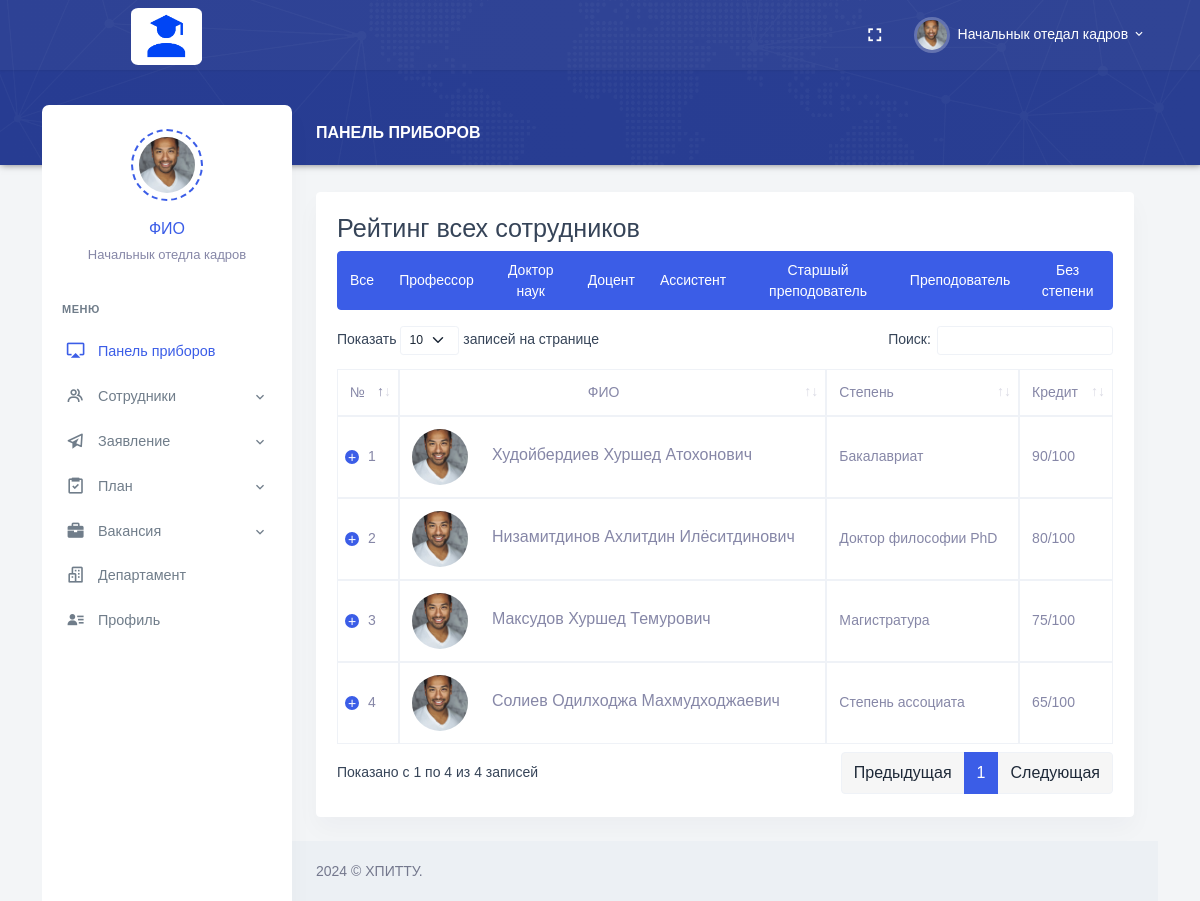
The app's page /Role/HR/index.php, older data.
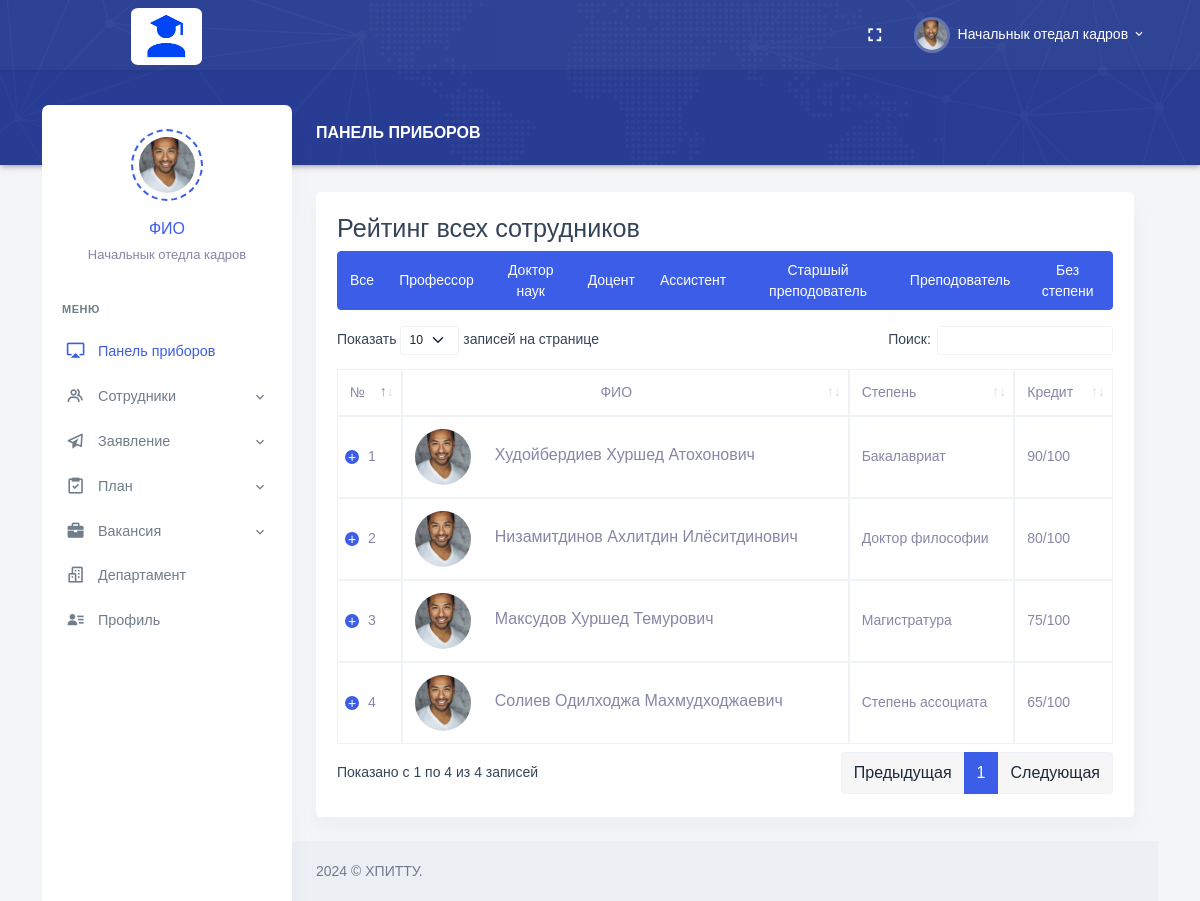
The same page, newer data.
### tables this page shows
CREATE TABLE `ratings` (
  `Rating_Id` int NOT NULL,
  `Employee_Id` int DEFAULT NULL,
  `Credit_Done` int DEFAULT NULL,
  `Credit_Full` int DEFAULT NULL,
  `Rating` decimal(3,2) DEFAULT NULL,
  PRIMARY KEY (`Rating_Id`),
  KEY `Employee_Id` (`Employee_Id`),
  CONSTRAINT `ratings_ibfk_1` FOREIGN KEY (`Employee_Id`) REFERENCES `employees` (`Employee_Id`) ON DELETE CASCADE ON UPDATE CASCADE
);

CREATE TABLE `employees` (
  `Employee_Id` int NOT NULL AUTO_INCREMENT,
  `Full_Name` varchar(255) DEFAULT NULL,
  `Date_of_Birth` date DEFAULT NULL,
  `Place_of_Birth` varchar(255) DEFAULT NULL,
  `Position_Id` int DEFAULT NULL,
  `Degree_Id` int DEFAULT NULL,
  `Faculty_Id` int DEFAULT NULL,
  `Department_Id` int DEFAULT NULL,
  `User_Role_Id` int DEFAULT NULL,
  `Email` varchar(255) DEFAULT NULL,
  `Phone_Number` varchar(20) DEFAULT NULL,
  `Employee_Number` varchar(20) DEFAULT NULL,
  `Date_Added` date DEFAULT NULL,
  `Path_Photo` varchar(255) DEFAULT NULL,
  `Username` varchar(255) DEFAULT NULL,
  `Password` varchar(255) DEFAULT NULL,
  PRIMARY KEY (`Employee_Id`),
  KEY `Degree_Id` (`Degree_Id`),
  KEY `Faculty_Id` (`Faculty_Id`),
  KEY `Department_Id` (`Department_Id`),
  KEY `User_Role_Id` (`User_Role_Id`),
  KEY `employees_ibfk_1` (`Position_Id`),
  CONSTRAINT `employees_ibfk_1` FOREIGN KEY (`Position_Id`) REFERENCES `positions` (`Position_Id`) ON DELETE CASCADE ON UPDATE CASCADE,
  CONSTRAINT `employees_ibfk_2` FOREIGN KEY (`Degree_Id`) REFERENCES `degrees` (`Degree_Id`) ON DELETE CASCADE ON UPDATE CASCADE,
  CONSTRAINT `employees_ibfk_3` FOREIGN KEY (`Faculty_Id`) REFERENCES `faculties` (`Faculty_Id`) ON DELETE CASCADE ON UPDATE CASCADE,
  CONSTRAINT `employees_ibfk_4` FOREIGN KEY (`Department_Id`) REFERENCES `departments` (`Department_Id`) ON DELETE CASCADE ON UPDATE CASCADE,
  CONSTRAINT `employees_ibfk_5` FOREIGN KEY (`User_Role_Id`) REFERENCES `user_roles` (`User_Role_Id`) ON DELETE CASCADE ON UPDATE CASCADE
);

CREATE TABLE `degrees` (
  `Degree_Id` int NOT NULL,
  `Degree_Name` varchar(255) DEFAULT NULL,
  PRIMARY KEY (`Degree_Id`)
);

### Role/HR/index.php (the view, shortened to what this page needs)
<?php
require_once "header.php";
?>
<div class="main-content">
    <div class="page-content">
        <div class="row">
            <div class="col-12">
                <div class="page-title-box d-flex align-items-center justify-content-between">
                    <h4 class="page-title mb-0 font-size-18">Панель приборов</h4>
                </div>
            </div>
        </div>
        <div class="row">
            <div class="col-lg-12">
                <div class="card">
                    <div class="card-body">
                        <div class="table-responsive">
                            <h3>Рейтинг всех сотрудников</h3>
                            <div class="btn-group mb-3 d-flex justify-content-end">
                                <button type="button" class="btn btn-primary filterBtn" data-filter="all">Все</button>
                                <button type="button" class="btn btn-primary filterBtn"
                                    data-filter="Преподаватели">Профессор</button>
                                <button type="button" class="btn btn-primary filterBtn" data-filter="Доктор наук">Доктор
                                    наук</button>
                                <button type="button" class="btn btn-primary filterBtn"
                                    data-filter="Доценты">Доцент</button>
                                <button type="button" class="btn btn-primary filterBtn"
                                    data-filter="Ассистент">Ассистент</button>
                                <button type="button" class="btn btn-primary filterBtn"
                                    data-filter="Старшый преподователь">Старшый преподователь</button>
                                <button type="button" class="btn btn-primary filterBtn"
                                    data-filter="Старший преподователь">Преподователь</button>
                                <button type="button" class="btn btn-primary filterBtn" data-filter="Без степени">Без
                                    степени</button>
                            </div>
                            <div class="table-responsive">
                                <table id="datatable" class="table table-bordered dt-responsive nowrap"
                                    style="border-collapse: collapse; border-spacing: 0; width: 100%;">
                                    <thead>
                                        <tr>
                                            <th>№</th>
                                            <th class="text-center">ФИО</th>
                                            <th>Степень</th>
                                            <th>Кредит</th>
                                        </tr>
                                    </thead>
                                    <tbody>
                                        <?php
                                          require_once "conn.php";
                                                $sql = "SELECT r.Rating_Id as Id,
                                                IFNULL(e.Path_Photo, '') as Path,
                                                e.Full_Name as FullName,
                                                deg.Degree_Name as Degree,
                                                CONCAT(r.Credit_Done, '/', r.Credit_Full) as Credit,
                                                r.Rating
                                         FROM ratings r
                                         LEFT JOIN employees e ON r.Employee_Id = e.Employee_Id
                                         LEFT JOIN degrees deg ON e.Degree_Id = deg.Degree_Id
                                         ORDER BY Rating DESC;";
                                                $result = $conn->query($sql);
                                                $count =0;
                                                if ($result->num_rows > 0) {
                                                    while ($row = $result->fetch_assoc()) {
                                                        $count++;
                                                        if ($row["Path"] == "") {
                                                            $row["Path"]= "user.jpg";
                                                        }
                                                        echo "<tr>".
                                                            "   <td class='align-middle'>".$count."</td>".
                                                            "   <td class='align-middle'>".
                                                            "   <div class='d-flex align-items-center'>".
                                                            "       <div class='me-4'> ".
                                                            "           <img src='Photo/".$row["Path"]."' alt='' class='avatar-sm rounded-circle'>".
                                                            "       </div>".
                                                            "       <div>".
                                                            "           <h5 class='font-size-16 mb-1'>".$row["FullName"]."</h5>".
                                                            "       </div>".
                                                            "   </div>".
                                                            "    </td>".
                                                            "   <td class='align-middle'>".$row["Degree"]."</td>".
                                                            "   <td class='align-middle'>".$row["Credit"]."</td>".
                                                            "   <td class='align-middle'>".$row["Rating"]."</td>".
                                                            "</tr>";
                                                    }
                                                }
                                            ?>
                                    </tbody>
                                </table>
                            </div>
                        </div>
                    </div>
                </div>
            </div>
            <?php
require_once "footer.php";
?>

### Role/HR/header.php (shortened to what this page needs)
<!doctype html>
<html lang="en">
<head>
    <link href="/assets/css/bootstrap.min.css" id="bootstrap-style" rel="stylesheet" type="text/css" />
    <link href="/assets/css/app.min.css" id="app-style" rel="stylesheet" type="text/css" />
    <link href="/assets/libs/datatables.net-bs4/css/dataTables.bootstrap4.min.css" rel="stylesheet" type="text/css" />
    <link href="/assets/libs/datatables.net-buttons-bs4/css/buttons.bootstrap4.min.css" rel="stylesheet"
        type="text/css" />
    <link href="/assets/libs/datatables.net-responsive-bs4/css/responsive.bootstrap4.min.css" rel="stylesheet"
        type="text/css" />
    <link href="/assets/css/icons.min.css" rel="stylesheet" type="text/css" />
</head>
<body data-layout="detached" data-topbar="colored">
    <div class="container-fluid">
        <div id="layout-wrapper">
            <header id="page-topbar">
                <div class="navbar-header">
                    <div class="container-fluid">
                        <div class="float-end">
                            <div class="dropdown d-none d-lg-inline-block ms-1">
                                <button type="button" class="btn header-item noti-icon waves-effect"
                                    data-toggle="fullscreen">
                                    <i class="mdi mdi-fullscreen"></i>
                                </button>
                            </div>
                            <div class="dropdown d-inline-block">
                                <button type="button" class="btn header-item waves-effect"
                                    id="page-header-user-dropdown" data-bs-toggle="dropdown" aria-haspopup="true"
                                    aria-expanded="false">
                                    <img class="rounded-circle header-profile-user"
                                        src="/assets/images/users/avatar-2.jpg" alt="Header Avatar">
                                    <span class="d-none d-xl-inline-block ms-1">Начальнык отедал кадров</span>
                                    <i class="mdi mdi-chevron-down d-none d-xl-inline-block"></i>
                                </button>
                            </div>
                        </div>
                        <div>
                            <div class="navbar-brand-box">
                                <a href="index.php" class="logo logo-light" style="margin-left: 65px;">
                                    <span class="logo-lg">
                                        <img src="/assets/images/LogoEX.png" alt="" height="57"
                                            style="border-radius: 10%;">
                                    </span>
                                </a>
                            </div>
                        </div>
                    </div>
            </header>
            <div class="vertical-menu">
                <div class="h-100">
                    <div class="user-wid text-center py-4">
                        <div class="user-img">
                            <img src="/assets/images/users/avatar-2.jpg" alt=""
                                class="avatar-md mx-auto rounded-circle">
                        </div>
                        <div class="mt-3">
                            <a href="#" class="text-reset fw-medium font-size-16">ФИО</a>
                            <p class="text-muted mt-1 mb-0 font-size-13">Начальнык отедла кадров</p>
                        </div>
                    </div>
                    <div id="sidebar-menu">
                        <ul class="metismenu list-unstyled" id="side-menu">
                            <li class="menu-title">Меню</li>
                            <li>
                                <a href="index.php" class="waves-effect">
                                    <i class="mdi mdi-airplay"></i>
                                    <span>Панель приборов</span>
                                </a>
                            </li>
                            <li>
                                <a href="javascript: void(0);" class="has-arrow waves-effect">
                                    <i class="bx bx-group"></i>
                                    <span>Сотрудники</span>
                                </a>
                            </li>
                            <li>
                                <a href="javascript: void(0);" class="has-arrow waves-effect">
                                    <i class="bx bx-paper-plane"></i>
                                    <span>Заявление</span>
                                </a>
                            </li>
                            <li>
                                <a href="javascript: void(0);" class="has-arrow waves-effect">
                                    <i class="bx bx-task"></i>
                                    <span>План</span>
                                </a>
                            </li>
                            <li>
                                <a href="javascript: void(0);" class="has-arrow waves-effect">
                                    <i class="bx bxs-briefcase"></i>
                                    <span>Вакансия</span>
                                </a>
                            </li>
                            <li>
                                <a href="departament.php" class="waves-effect">
                                    <i class="bx bx-buildings"></i>
                                    <span>Департамент</span>
                                </a>
                            </li>
                            <li>
                                <a href="profile.php" class="waves-effect">
                                    <i class="bx bxs-user-detail"></i>
                                    <span>Профиль</span>
                                </a>
                            </li>
                    </div>
                </div>
            </div>

### Role/HR/footer.php (shortened to what this page needs)
<footer class="footer">
    <div class="container-fluid">
        <div class="row">
            <div class="col-sm-6">
                 © ХПИТТУ.
            </div>
            <div class="col-sm-6">
            </div>
        </div>
    </div>
</footer>
</div>
</div>
</div>
</div>
</body>
</html>

Row changes from the older to the newer data that the page shows:
changed through a linked row, ratings "Низамитдинов Ахлитдин Илёситдинович": degrees.Degree_Name "Доктор философии PhD" → "Доктор философии"
